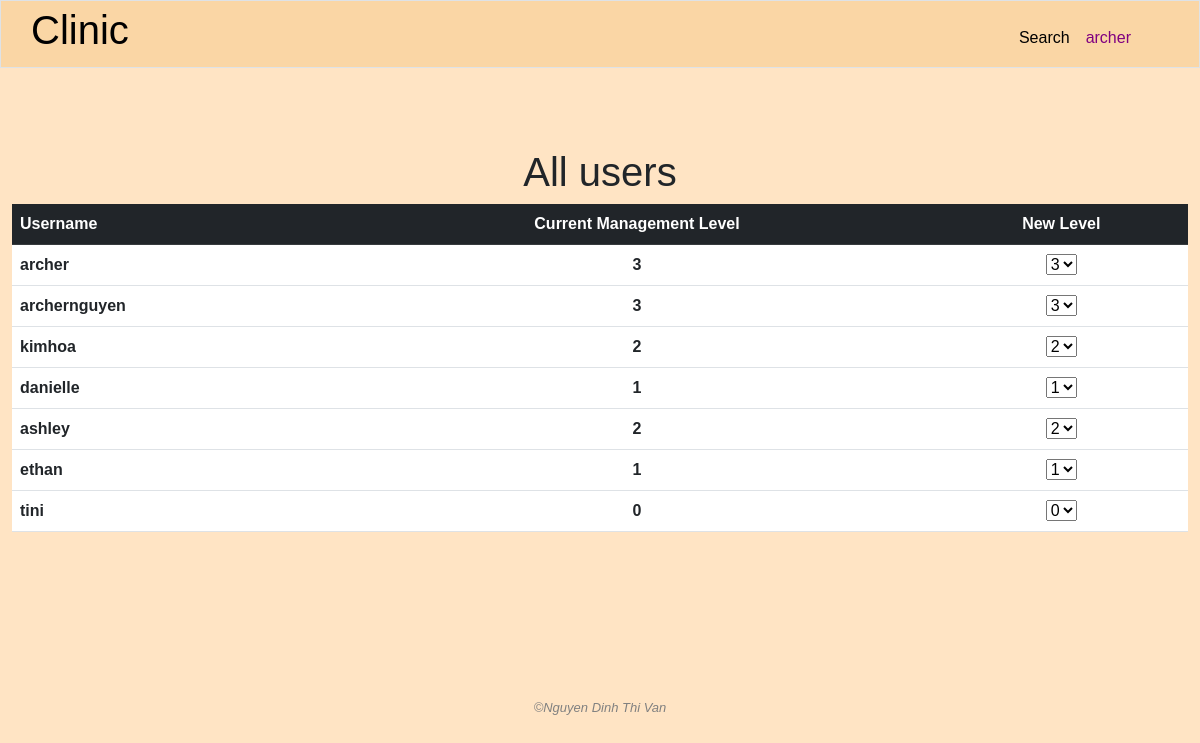
Page /authorize (signed in) on the earlier database version.
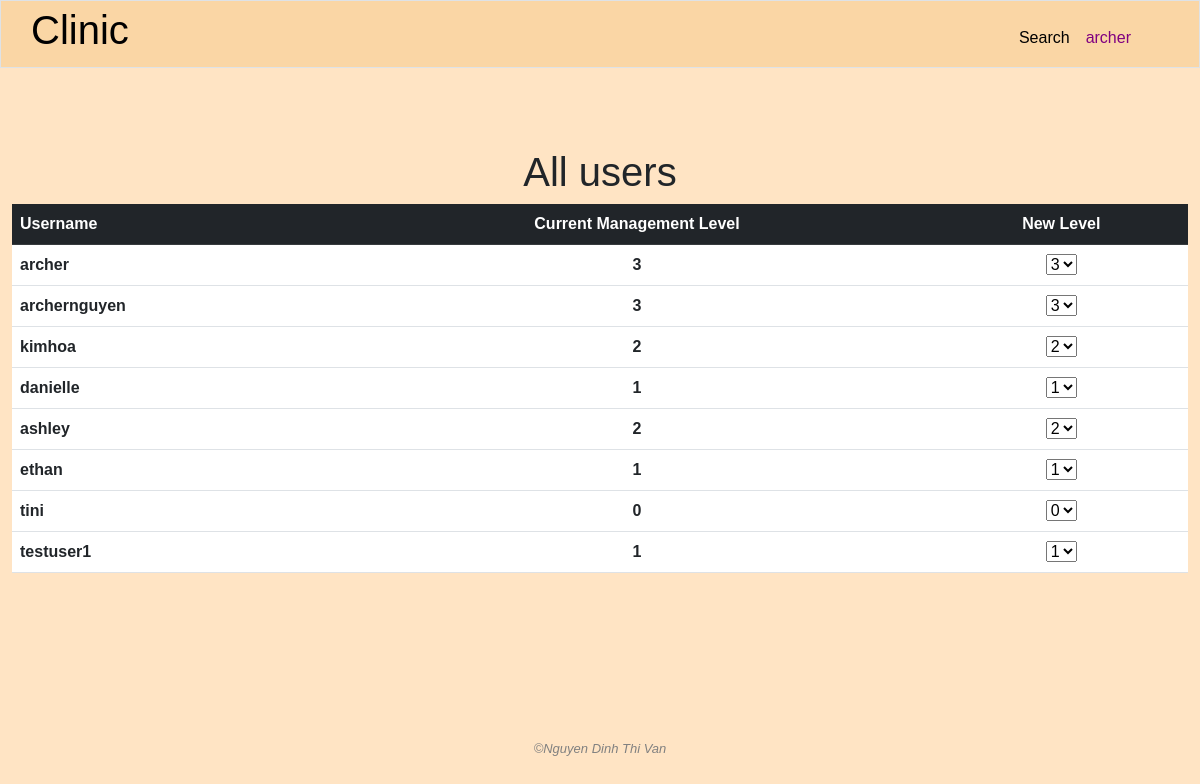
Same page on the later database version.
### clinic/models.py (models this page shows)
class User(AbstractUser):
    class Level(models.IntegerChoices):
        GUEST = 0
        LOW = 1
        MIDDLE = 2
        TOP = 3
    management_right_level = models.IntegerField(choices=Level.choices, blank=True, null=True)

### clinic/views.py (the view)
# urls.py: path('authorize', views.authorize, name='authorize'),
@login_required
@csrf_exempt
def authorize(request):
    if request.method == 'POST':
        if 'modify_user_right' not in user_right(request.user.management_right_level):
            return JsonResponse({'error': "You do not have rights to change user's level"}, status=400)
        data = json.loads(request.body)
        if data.get('new_level') is not None and data.get('chosen_user_id') is not None:
            user = User.objects.get(pk=data['chosen_user_id'])
            user.management_right_level = data['new_level']
            user.save()
            return JsonResponse({'message': 'Level changed'})
        else:
            return JsonResponse({'message': 'Nothing changed'})
    else:
        if 'read_user_right' not in user_right(request.user.management_right_level):
            request.session['nay_message'] = "You don't have the right to visit this page"
            return HttpResponseRedirect(reverse('index'))
        modify_right = 'modify_user_right' in user_right(request.user.management_right_level)
        data_users = User.objects.all()
        return render(request, "clinic/authorize.html", {
            "data_users": data_users,
            "levels": [1, 2, 3],
            "modify_right": modify_right
        })

### clinic/templates/clinic/authorize.html (shortened to what this page needs)
{% extends "clinic/layout.html" %}
{% load static %}
{% block main %}
    <h1 class="text-center">
        All users
    </h1>
    <div class="container-fluid">
        <table class="table table-hover">
            <thead class="table-dark">
                <tr>
                    <th style="text-align: start;">Username</th>
                    <th style="text-align: center">Current Management Level</th>
                    <th style="text-align: center;">New Level</th>
                </tr>
            </thead>
            <tbody>
                {% for user in data_users %}
                    <tr class="user-info" id="user{{ user.id }}">
                        <td>
                            <strong>{{ user.username }}</strong>
                        </td>
                        <td style="text-align: center;">
                            <strong class="current-level">{{ user.management_right_level }}</strong>
                        </td>
                        <td style="text-align: center;">
                            <select class="level">
                                <option selected value="{{ user.management_right_level }}">{{ user.management_right_level }}</option>
                            </select>
                        </td>
                    </tr>
                {% endfor %}
            </tbody>
        </table>
    </div>
{% endblock %}

### clinic/templates/clinic/layout.html (shortened to what this page needs)
{% load static %}
<!DOCTYPE html>
<html lang="en">
    <head>
        <link rel="stylesheet" href="https://cdnjs.cloudflare.com/ajax/libs/font-awesome/4.7.0/css/font-awesome.min.css">
        <link rel="stylesheet" href="{% static 'clinic/bootstrap.css' %}">
        <link rel="stylesheet" href="{% static 'clinic/styles.css' %}">
    </head>
    <body>
        {% if user.is_authenticated %}
            <nav class="navbar navbar-expand-lg navbar-custom border" id="pc-nav">
                <a class="navbar-brand" href="{% url 'index' %}"><span><h1>Clinic</h1></span></a>
                <div class="collapse navbar-collapse" id="navbar">
                    <ul class="navbar-nav ms-auto mt-2">
                        <li class="nav-item">
                            <div class="dropdown">
                                <a class="nav-link active" href="{% url 'search' %}">Search</a>
                            </div>
                        </li>
                        <li class="nav-item">
                            <div class="dropdown">
                                <button class="nav-link active" style="color: purple;" type="button" id="dropdownMenuButton2" data-bs-toggle="dropdown" aria-expanded="false">
                                    {{ user.username }}
                                </button>
                            </div>
                        </li>
                    </ul>
                </div>
            </nav>
        {% endif %}
        <main>{% block main %}{% endblock %}</main>
        <footer class="text-center">
            &#169;Nguyen Dinh Thi Van
        </footer>
    </body>
</html>

Differences in the rows shown:
added User: username "testuser1", management_right_level "1"
